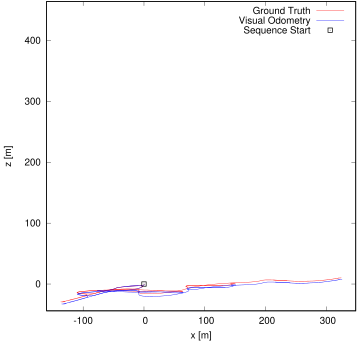

Recreate this plot in gnuplot.
set term postscript eps enhanced color
set output "12.eps"
set size ratio -1
set xrange [-160:348]
set yrange [-44:464]
set xlabel "x [m]"
set ylabel "z [m]"
plot "sub12_pose.txt" using 1:2 lc rgb "#FF0000" title 'Ground Truth' w lines,"sub12_pose.txt" using 3:4 lc rgb "#0000FF" title 'Visual Odometry' w lines,"< head -1 sub12_pose.txt" using 1:2 lc rgb "#000000" pt 4 ps 1 lw 2 title 'Sequence Start' w points
